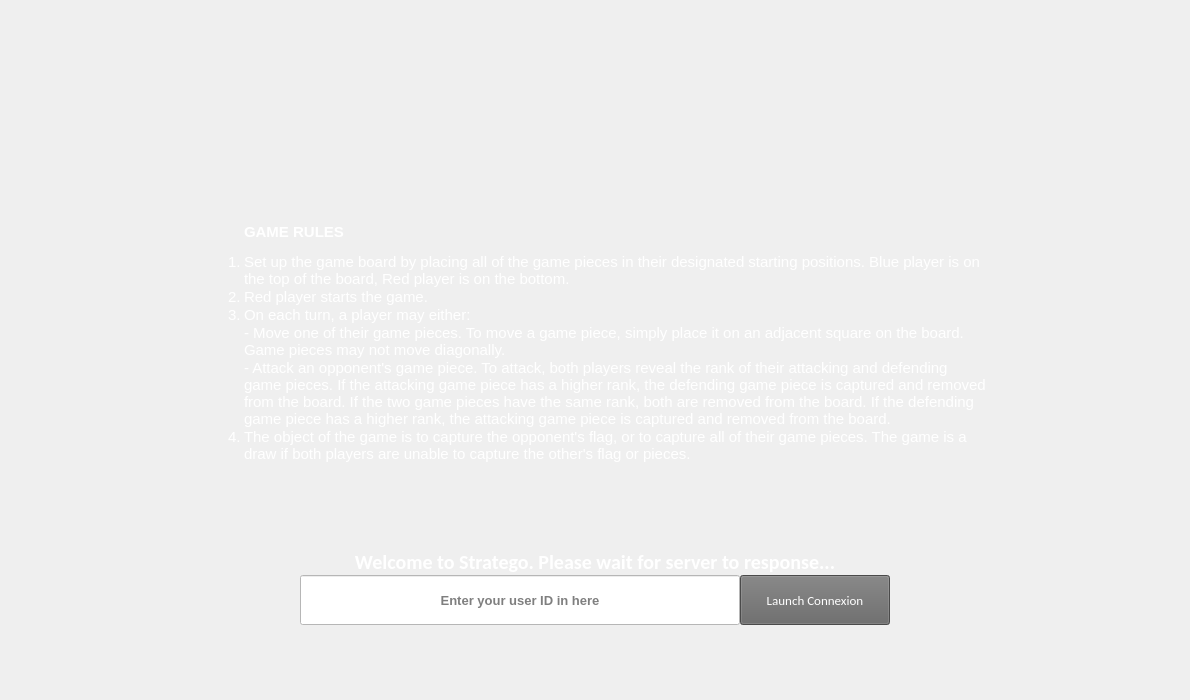
<?xml version="1.0" encoding="UTF-8"?>
<ui version="4.0">
 <class>welcome_home_page</class>
 <widget class="QWidget" name="welcome_home_page">
  <property name="geometry">
   <rect>
    <x>0</x>
    <y>0</y>
    <width>1190</width>
    <height>700</height>
   </rect>
  </property>
  <property name="minimumSize">
   <size>
    <width>0</width>
    <height>2</height>
   </size>
  </property>
  <property name="maximumSize">
   <size>
    <width>1190</width>
    <height>700</height>
   </size>
  </property>
  <property name="windowTitle">
   <string>Form</string>
  </property>
  <property name="toolTipDuration">
   <number>-4</number>
  </property>
  <property name="layoutDirection">
   <enum>Qt::LeftToRight</enum>
  </property>
  <property name="autoFillBackground">
   <bool>false</bool>
  </property>
  <property name="styleSheet">
   <string notr="true"/>
  </property>
  <widget class="QFrame" name="main_frame">
   <property name="enabled">
    <bool>true</bool>
   </property>
   <property name="geometry">
    <rect>
     <x>0</x>
     <y>0</y>
     <width>1190</width>
     <height>700</height>
    </rect>
   </property>
   <property name="minimumSize">
    <size>
     <width>0</width>
     <height>0</height>
    </size>
   </property>
   <property name="maximumSize">
    <size>
     <width>1190</width>
     <height>700</height>
    </size>
   </property>
   <property name="contextMenuPolicy">
    <enum>Qt::PreventContextMenu</enum>
   </property>
   <property name="autoFillBackground">
    <bool>true</bool>
   </property>
   <property name="styleSheet">
    <string notr="true">QTextBrowser
{
	color: rgb(255, 255, 255);
	background-image: none;
	background-color: transparent;
}

QLabel
{
	color: rgb(255, 255, 255);
	background-image: none;
}
.QFrame {
	background-image: url(../Stratego_Client/img/background_W.jpg);
	background-clip: border;
}</string>
   </property>
   <property name="frameShadow">
    <enum>QFrame::Raised</enum>
   </property>
   <layout class="QVBoxLayout" name="verticalLayout_3">
    <property name="spacing">
     <number>15</number>
    </property>
    <property name="leftMargin">
     <number>100</number>
    </property>
    <property name="topMargin">
     <number>9</number>
    </property>
    <property name="rightMargin">
     <number>100</number>
    </property>
    <property name="bottomMargin">
     <number>0</number>
    </property>
    <item>
     <layout class="QVBoxLayout" name="verticalLayout">
      <property name="spacing">
       <number>0</number>
      </property>
      <property name="leftMargin">
       <number>100</number>
      </property>
      <property name="topMargin">
       <number>210</number>
      </property>
      <property name="rightMargin">
       <number>100</number>
      </property>
      <property name="bottomMargin">
       <number>75</number>
      </property>
      <item>
       <layout class="QVBoxLayout" name="connectionPart">
        <property name="spacing">
         <number>11</number>
        </property>
        <property name="topMargin">
         <number>0</number>
        </property>
        <item>
         <widget class="QTextBrowser" name="textBrowser">
          <property name="enabled">
           <bool>true</bool>
          </property>
          <property name="contextMenuPolicy">
           <enum>Qt::PreventContextMenu</enum>
          </property>
          <property name="autoFillBackground">
           <bool>false</bool>
          </property>
          <property name="styleSheet">
           <string notr="true"/>
          </property>
          <property name="frameShape">
           <enum>QFrame::NoFrame</enum>
          </property>
          <property name="frameShadow">
           <enum>QFrame::Plain</enum>
          </property>
          <property name="verticalScrollBarPolicy">
           <enum>Qt::ScrollBarAlwaysOff</enum>
          </property>
          <property name="html">
           <string>&lt;!DOCTYPE HTML PUBLIC &quot;-//W3C//DTD HTML 4.0//EN&quot; &quot;http://www.w3.org/TR/REC-html40/strict.dtd&quot;&gt;
&lt;html&gt;&lt;head&gt;&lt;meta name=&quot;qrichtext&quot; content=&quot;1&quot; /&gt;&lt;meta charset=&quot;utf-8&quot; /&gt;&lt;style type=&quot;text/css&quot;&gt;
p, li { white-space: pre-wrap; }
hr { height: 1px; border-width: 0; }
&lt;/style&gt;&lt;/head&gt;&lt;body style=&quot; font-family:'Segoe UI'; font-size:9pt; font-weight:400; font-style:normal;&quot;&gt;
&lt;p style=&quot; margin-top:12px; margin-bottom:0px; margin-left:0px; margin-right:0px; -qt-block-indent:1; text-indent:0px;&quot;&gt;&lt;span style=&quot; font-size:11pt; font-weight:700;&quot;&gt;GAME RULES&lt;/span&gt;&lt;/p&gt;
&lt;ol style=&quot;margin-top: 0px; margin-bottom: 0px; margin-left: 0px; margin-right: 0px; -qt-list-indent: 1;&quot;&gt;&lt;li style=&quot; font-size:11pt;&quot; style=&quot; margin-top:12px; margin-bottom:0px; margin-left:0px; margin-right:0px; -qt-block-indent:0; text-indent:0px;&quot;&gt;Set up the game board by placing all of the game pieces in their designated starting positions. Blue player is on the top of the board, Red player is on the bottom.&lt;/li&gt;
&lt;li style=&quot; font-size:11pt;&quot; style=&quot; margin-top:0px; margin-bottom:0px; margin-left:0px; margin-right:0px; -qt-block-indent:0; text-indent:0px;&quot;&gt;Red player starts the game.&lt;/li&gt;
&lt;li style=&quot; font-size:11pt;&quot; style=&quot; margin-top:0px; margin-bottom:0px; margin-left:0px; margin-right:0px; -qt-block-indent:0; text-indent:0px;&quot;&gt;On each turn, a player may either:&lt;/li&gt;
&lt;p style=&quot; margin-top:0px; margin-bottom:0px; margin-left:0px; margin-right:0px; -qt-block-indent:1; text-indent:0px;&quot;&gt;&lt;span style=&quot; font-size:11pt;&quot;&gt;- Move one of their game pieces. To move a game piece, simply place it on an adjacent square on the board. Game pieces may not move diagonally.&lt;/span&gt;&lt;/p&gt;
&lt;p style=&quot; margin-top:0px; margin-bottom:0px; margin-left:0px; margin-right:0px; -qt-block-indent:1; text-indent:0px;&quot;&gt;&lt;span style=&quot; font-size:11pt;&quot;&gt;- Attack an opponent's game piece. To attack, both players reveal the rank of their attacking and defending game pieces. If the attacking game piece has a higher rank, the defending game piece is captured and removed from the board. If the two game pieces have the same rank, both are removed from the board. If the defending game piece has a higher rank, the attacking game piece is captured and removed from the board.&lt;/span&gt;&lt;/p&gt;
&lt;li style=&quot; font-size:11pt;&quot; style=&quot; margin-top:0px; margin-bottom:12px; margin-left:0px; margin-right:0px; -qt-block-indent:0; text-indent:0px;&quot;&gt;The object of the game is to capture the opponent's flag, or to capture all of their game pieces. The game is a draw if both players are unable to capture the other's flag or pieces.&lt;/li&gt;&lt;/ol&gt;&lt;/body&gt;&lt;/html&gt;</string>
          </property>
         </widget>
        </item>
        <item>
         <widget class="QLabel" name="welcom_msg">
          <property name="font">
           <font>
            <family>Calibri</family>
            <pointsize>15</pointsize>
            <bold>true</bold>
           </font>
          </property>
          <property name="locale">
           <locale language="English" country="Belgium"/>
          </property>
          <property name="frameShape">
           <enum>QFrame::NoFrame</enum>
          </property>
          <property name="frameShadow">
           <enum>QFrame::Plain</enum>
          </property>
          <property name="text">
           <string>Welcome to Stratego. Please wait for server to response...</string>
          </property>
          <property name="alignment">
           <set>Qt::AlignCenter</set>
          </property>
          <property name="margin">
           <number>16</number>
          </property>
         </widget>
        </item>
       </layout>
      </item>
      <item>
       <layout class="QHBoxLayout" name="horizontalLayout">
        <property name="spacing">
         <number>0</number>
        </property>
        <property name="sizeConstraint">
         <enum>QLayout::SetFixedSize</enum>
        </property>
        <property name="leftMargin">
         <number>100</number>
        </property>
        <property name="topMargin">
         <number>0</number>
        </property>
        <property name="rightMargin">
         <number>100</number>
        </property>
        <property name="bottomMargin">
         <number>0</number>
        </property>
        <item>
         <widget class="QLineEdit" name="lineEdit">
          <property name="maximumSize">
           <size>
            <width>600</width>
            <height>100</height>
           </size>
          </property>
          <property name="font">
           <font>
            <pointsize>10</pointsize>
            <bold>true</bold>
           </font>
          </property>
          <property name="styleSheet">
           <string notr="true">background-image: none;
background-color: rgb(255, 255, 255);</string>
          </property>
          <property name="maxLength">
           <number>32769</number>
          </property>
          <property name="frame">
           <bool>true</bool>
          </property>
          <property name="alignment">
           <set>Qt::AlignCenter</set>
          </property>
          <property name="placeholderText">
           <string>Enter your user ID in here</string>
          </property>
         </widget>
        </item>
        <item>
         <widget class="QPushButton" name="_sendBt">
          <property name="minimumSize">
           <size>
            <width>150</width>
            <height>50</height>
           </size>
          </property>
          <property name="maximumSize">
           <size>
            <width>150</width>
            <height>50</height>
           </size>
          </property>
          <property name="font">
           <font>
            <family>Calibri</family>
            <pointsize>10</pointsize>
            <bold>false</bold>
           </font>
          </property>
          <property name="styleSheet">
           <string notr="true">background-color: rgb(103, 103, 103);
color: rgb(255, 255, 255);
</string>
          </property>
          <property name="locale">
           <locale language="English" country="Belgium"/>
          </property>
          <property name="text">
           <string>Launch Connexion</string>
          </property>
         </widget>
        </item>
       </layout>
      </item>
     </layout>
    </item>
   </layout>
  </widget>
 </widget>
 <resources/>
 <connections/>
</ui>
